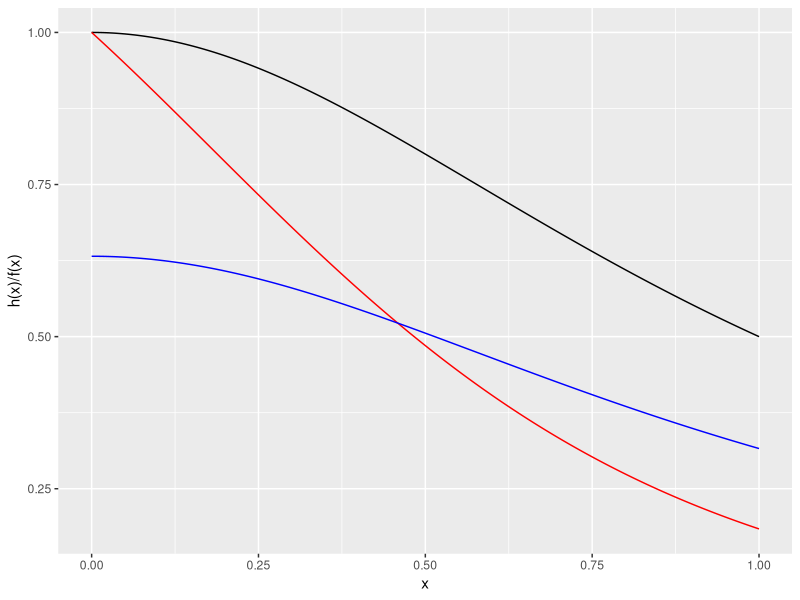

Reproduce this figure in R.
## ---- chunk 1
knitr::opts_chunk$set(echo = TRUE)

library(tidyverse)
set.seed(100)
## ---- chunk 2
h <- function(x) {
  exp(-x)/(1 + x^2)
}

f <- function(x) {
  dexp(x, 1)
}

phi_a <- function(x) {
  dunif(x, 0, 1)
}

phi_b <- function(x) {
  exp(-x)/(1 - exp(-1)) * (x >= 0 & x <= 1)
}

x <- seq(0, 1, length.out = 500)

ggplot() +
  geom_line(aes(x, h(x)/f(x)), color = "black") +
  geom_line(aes(x, h(x)/phi_a(x)), color = "red") +
  geom_line(aes(x, h(x)/phi_b(x)), color = "blue")
## ---- chunk 3

m <- 5000

## method 1
theta_1 <- function(m) {
  x <- rexp(m, 1)
  g <- 1/(1 + x^2) * (x <= 1)
  theta_hat <- mean(g)
  var_hat <- 1/m * mean((g - theta_hat)^2)
  c(theta_hat, var_hat)
}

theta_2 <- function(m) {
  x <- runif(m, 0, 1)
  g <- exp(-x)/(1 + x^2)
  theta_hat <- mean(g)
  var_hat <- 1/m * mean((g - theta_hat)^2)
  c(theta_hat, var_hat)
}

theta_3 <- function(m) {
  u <- runif(m, 0, 1)
  x <- -log(1 - u * (1 - exp(-1)))
  g <- (1 - exp(-1))/(1 + x^2)
  theta_hat <- mean(g)
  var_hat <- 1/m * mean((g - theta_hat)^2)
  c(theta_hat, var_hat)
}

#Our three estimates
theta_1(m)
theta_2(m)
theta_3(m)

#Compare to an estimate computed using numerical integration
integrate(h, 0, 1)

